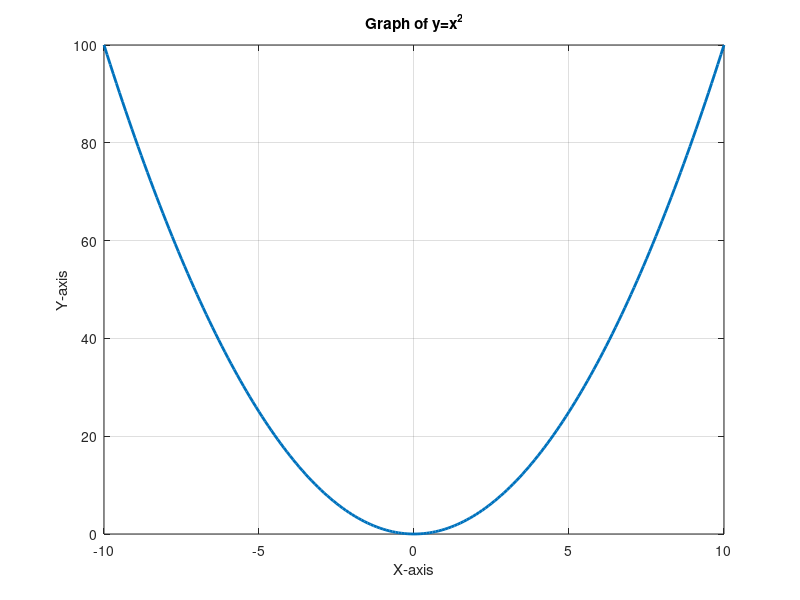

Here is the MATLAB script that generated this plot: (Note: this script raises an error after producing the figure.)
x=-10:0.1:10;
y=x.^2;
plot(x,y,'LineWidth',2);
title('Graph of y=x^2');
xlabel('X-axis');
ylabel('Y-axis');
grid on;
propedit();
